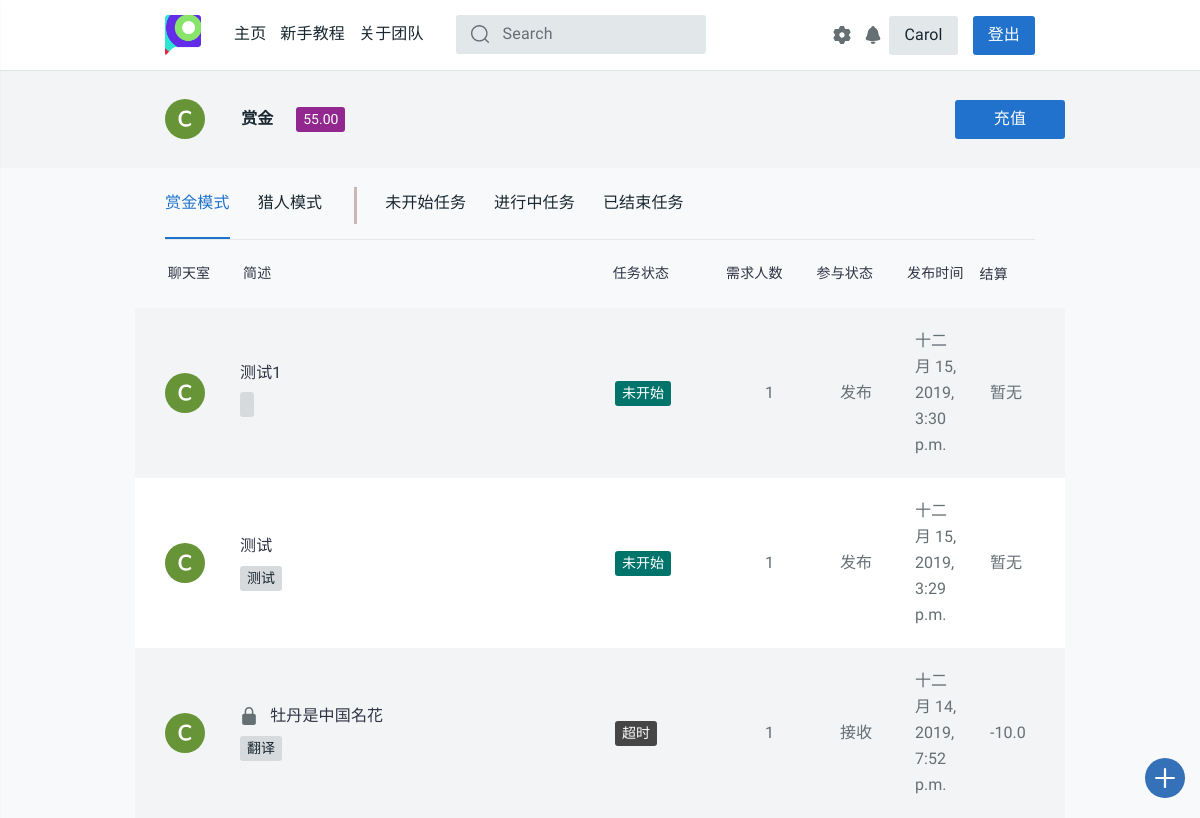
The page /profile/ (signed in) on the database as committed earlier.
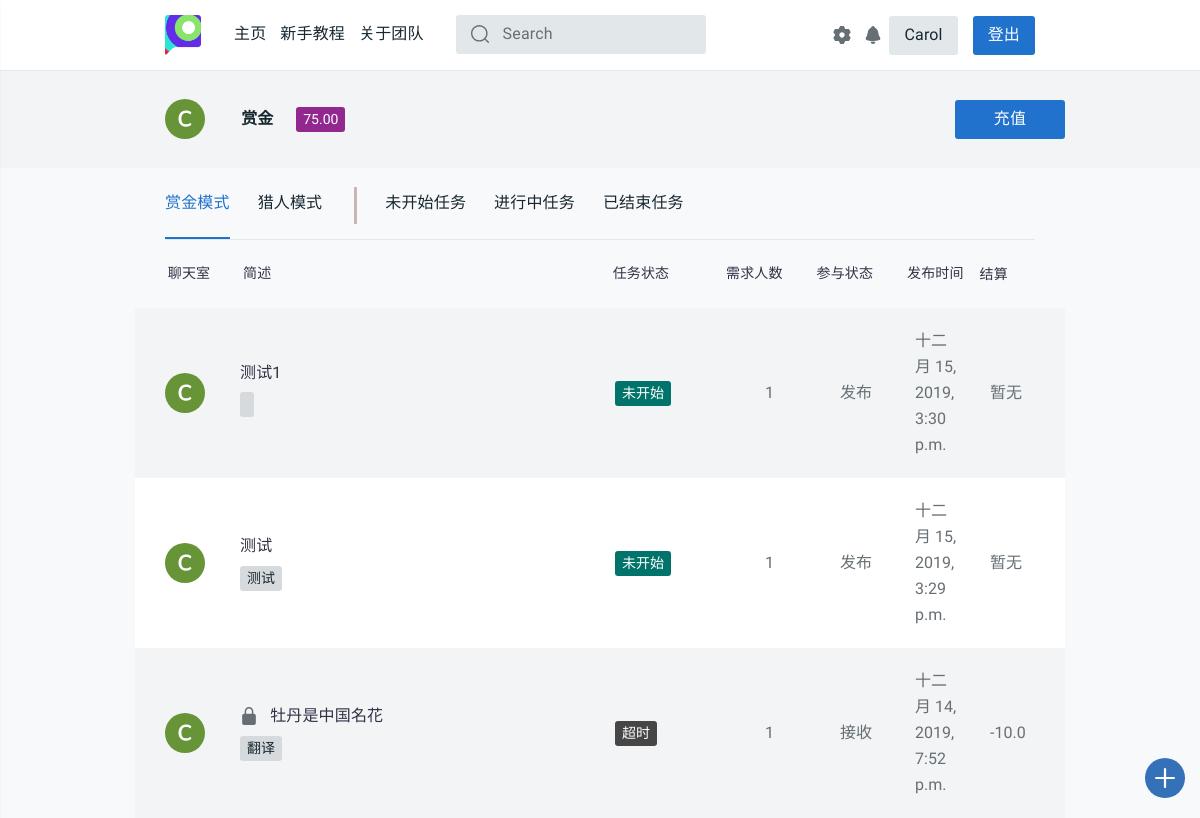
The same page on the database as committed later.
### login/models.py (models this page shows, shortened)
class User(models.Model):
    name = models.CharField(max_length=128, unique=True)
    password = models.CharField(max_length=256)
    stu_id = models.CharField(max_length=13, unique=True)
    phone = models.CharField(max_length=11, unique=True, default='None')
    dept = models.CharField(max_length=50, default='None')
    money = models.DecimalField(max_digits=5, decimal_places=2, default=0.00)
    c_time = models.DateTimeField(auto_now_add=True)
    has_confirmed = models.BooleanField(default=False)
    send_state = models.IntegerField(default=1)
    updated_time = models.DateTimeField(null=True, blank=True)
    class Meta:
        ordering = ['c_time']
        verbose_name = '用户'
        verbose_name_plural = '用户'

### task_platform/views.py (the view)
# urls.py: path('profile/', views.profile, name='profile'),
def profile(request):
    username = request.session.get('user_name', None)
    if not username:
        return redirect('/login/')
    notice_room = '/chatroom/{}'.format(get_notice_room_id(username))
    notice_num = chatinfo_num(username)
    user = User.objects.get(name=username)
    student_id = user.stu_id
    phone = user.phone
    dept = user.dept
    if user.dept == 'None':
        dept = '暂无信息'
    money = user.money
    task_list_list = []
    if username:
        user = User.objects.get(name=username)
        student_id = user.stu_id
        phone = user.phone
        dept = user.dept
        if user.dept == 'None':
            dept = '暂无信息'
    stcolor_finder = {
        '未开始': '9', '进行中': '2',
        '中止': '3', '撤销': '3',
        '超时': '6', '完成': '4',
        '赏金模式': '5', '猎人模式': '7'
    }
    rec_task_id_list = Task_receive.objects.filter(username=username).values_list('task_id')
    latest_task_list = Task.objects.filter(
        Q(publisher=username) | Q(id__in=rec_task_id_list)
    ).order_by('-pub_time')
    tab_class = [
        ("task_class='赏金模式'", "_task.task_state"),
        ("task_class='猎人模式'", "_task.task_state"),
        ("task_state='未开始'", "_task.task_class"),
        ("task_state='进行中'", "_task.task_class"),
        ("Q(task_state='撤销')|Q(task_state='中止')|Q(task_state='超时')|Q(task_state='完成')",
        "_task.task_class")
    ]
    def calc_settlement(task, username):
        _settlement = '暂无'
        rec_task_list = Task_receive.objects.filter(task_id=task.id)
        if task.publisher == username:
            if task.task_class == '赏金模式':
                tot_money = 0
                for rec in rec_task_list:
                    if rec.is_abort:
                        tot_money -= float(rec.done_money) * (2 + settings.PERCENTAGE)
                    else:
                        tot_money += float(rec.done_money) * (1 + settings.PERCENTAGE)
                if task.task_state == '完成':
                    _settlement = -tot_money
                elif task.task_state in ['中止', '超时']:
                    _settlement = -tot_money
                elif task.task_state == '撤销':
                    _settlement = -settings.DEPOSIT
                    for rec in rec_task_list:
                        if not rec.is_abort:
                            tot_money -= float(rec.done_money) * (1 + settings.PERCENTAGE)
                    _settlement -= tot_money
            else:
                if task.task_state == '完成':
                    _settlement = -float(rec_task_list.first().done_money) * (1 - settings.PERCENTAGE)
                elif task.task_state in ['中止', '超时']:
                    _settlement = -settings.DEPOSIT
        elif rec_task_list.filter(username=username):
            if task.task_class == '赏金模式':
                if task.task_state == '完成':
                    _settlement = float(rec_task_list.get(username=username).done_money)
                elif task.task_state in ['中止', '超时']:
                    _settlement = -float(rec_task_list.get(username=username).done_money)
                elif task.task_state == '撤销':
                    _settlement = float(settings.DEPOSIT) / rec_task_list.count()
            else:
                if task.task_state == '完成':
                    _settlement = -float(rec_task_list.get(username=username).done_money)
                elif task.task_state in ['中止', '超时']:
                    _settlement = float(settings.DEPOSIT)
        if type(_settlement) == str:
            return _settlement
        if _settlement >= 0:
            return '+{}'.format(_settlement)
        else:
            return str(_settlement)
    for idx in range(5):
        tag_list = []
        for _task in eval('latest_task_list.filter({})'.format(tab_class[idx][0])):
            _color = 'tt-color0{} tt-badge'.format(stcolor_finder[eval(tab_class[idx][1])])
            _settlement = calc_settlement(_task, username)
            _room_id = get_room_id(_task)
            tag_list.append(
                (_task, _color, _settlement, _room_id,
                Task_tags.objects.filter(task_id=_task.id).order_by('sig_tag'))
            )
        task_list_list.append(tag_list)
    tag_list_1, tag_list_2, tag_list_3, tag_list_4, tag_list_5 = (
        task_list_list[0], task_list_list[1], task_list_list[2],
        task_list_list[3], task_list_list[4]
    )
    if request.method == 'POST' and 'settings' in request.POST:
        self_settings(request)
    return render(request, 'task_platform/profile.html', locals())

### task_platform/models.py (called while the page is built)
    def __str__(self):
        return self.sig_tag

### task_platform/views.py (called while the page is built)
@csrf_exempt
def get_room_id(task):
    md5 = hashlib.md5()
    md5.update('{}{}'.format(task.id, task.publisher).encode())
    return md5.hexdigest()

@csrf_exempt
def get_notice_room_id(username):
    md5 = hashlib.md5()
    md5.update(username.encode())
    return md5.hexdigest()

def chatinfo_num(username):
    withs = Withdraw.objects.filter(username=username, state='完成', noticed=False)
    for each_with in withs:
        send_notice(username, '恭喜您，您于{}发起的提现{}元的请求已经接受，请查看您支付宝余额，如果有问题请联系platform_office@163.com。'.format(each_with.start_time.strftime('%Y-%m-%d %M:%H:%S'), each_with.money))
        each_with.noticed = True
        each_with.save()
    chatnum = ChatVision.objects.filter(username=username, has_seen=False).count()
    return chatnum

### task_platform/templates/task_platform/profile.html (shortened to what the changed rows need)
{% extends 'task_platform/base.html'%}
{% load staticfiles %}
{% block content %}
<head>
  <link rel="stylesheet" href="{% static 'css/style.css' %}">
  <link href="{% static 'css/profile.css' %}" rel="stylesheet">
</head>
<main id="tt-pageContent" class="tt-offset-small">
  <div class="tt-wrapper-section">
    <div class="container">
      <div class="tt-user-header">
        <div class="tt-col-title">
          <ul class="tt-list-badge">
            <li><a href="#"><span class="tt-color14 tt-badge">{{ money }}</span></a></li>
          </ul>
        </div>
      </div>
    </div>
  </div>
</main>
{% endblock %}

Rows that differ between the two databases and show on the page:
changed User: money "55.00" → "75.00"
